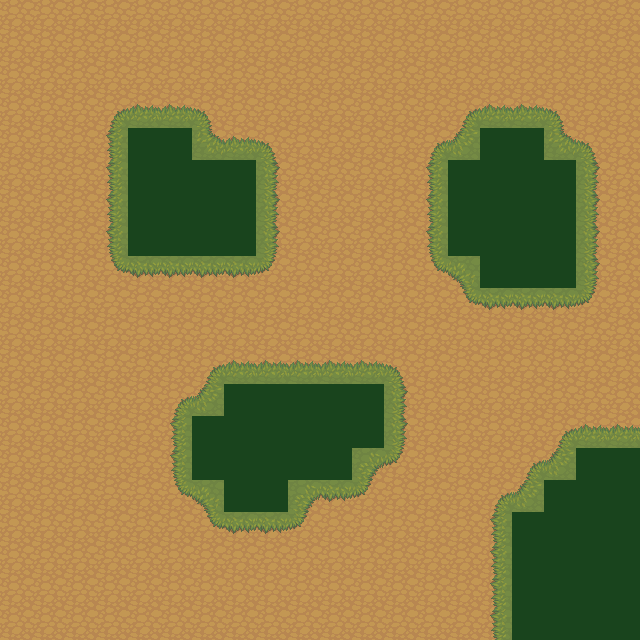

This is a level from a 2D game, rendered from its Tiled map with the project's own tilesets. A one-line summary and the complete map file follow:
An orthogonal 20x20 tile map with 32x32 px tiles, 2 tile layers (dirt, grass), 4 tilesets and 9 objects (4x rock, 3x etrunk, player, eguide).

<map version="1.4" tiledversion="1.4.3" orientation="orthogonal" renderorder="right-down" compressionlevel="0" width="20" height="20" tilewidth="32" tileheight="32" infinite="0" nextlayerid="4" nextobjectid="28">
 <editorsettings>
  <export target="test.json" format="json" />
 </editorsettings>
 <tileset firstgid="1" source="dirt.tsx" />
 <tileset firstgid="19" source="grass.tsx" />
 <tileset firstgid="37" source="rock.tsx" />
 <tileset firstgid="39" source="trunk.tsx" />
 <layer id="1" name="dirt" width="20" height="20">
  <data encoding="csv">
11,11,11,11,11,11,11,11,11,11,11,11,11,11,11,11,11,11,11,11,
11,11,11,11,11,11,11,11,11,11,11,11,11,11,11,11,11,11,11,11,
11,11,11,11,11,11,11,11,11,11,11,11,11,11,11,11,11,11,11,11,
11,11,11,11,11,11,11,11,11,11,11,11,11,11,11,11,11,11,11,11,
11,11,11,11,0,0,11,11,11,11,11,11,11,11,11,0,0,11,11,11,
11,11,11,11,0,0,0,0,11,11,11,11,11,11,0,0,0,0,11,11,
11,11,11,11,0,0,0,0,11,11,11,11,11,11,0,0,0,0,11,11,
11,11,11,11,0,0,0,0,11,11,11,11,11,11,0,0,0,0,11,11,
11,11,11,11,11,11,11,11,11,11,11,11,11,11,11,0,0,0,11,11,
11,11,11,11,11,11,11,11,11,11,11,11,11,11,11,11,11,11,11,11,
11,11,11,11,11,11,11,11,11,11,11,11,11,11,11,11,11,11,11,11,
11,11,11,11,11,11,11,11,11,11,11,11,11,11,11,11,11,11,11,11,
11,11,11,11,11,11,11,0,0,0,0,0,11,11,11,11,11,11,11,11,
11,11,11,11,11,11,0,0,0,0,0,0,11,11,11,11,11,11,11,11,
11,11,11,11,11,11,0,0,0,0,0,11,11,11,11,11,11,11,0,0,
11,11,11,11,11,11,11,0,0,11,11,11,11,11,11,11,11,0,0,0,
11,11,11,11,11,11,11,11,11,11,11,11,11,11,11,11,0,0,0,0,
11,11,11,11,11,11,11,11,11,11,11,11,11,11,11,11,0,0,0,0,
11,11,11,11,11,11,11,11,11,11,11,11,11,11,11,11,0,0,0,0,
11,11,11,11,11,11,11,11,11,11,11,11,11,11,11,11,0,0,0,0
</data>
 </layer>
 <layer id="2" name="grass" width="20" height="20" opacity="0.53">
  <data encoding="csv">
0,0,0,0,0,0,0,0,0,0,0,0,0,0,0,0,0,0,0,0,
0,0,0,0,0,0,0,0,0,0,0,0,0,0,0,0,0,0,0,0,
0,0,0,0,0,0,0,0,0,0,0,0,0,0,0,0,0,0,0,0,
0,0,0,25,26,26,27,0,0,0,0,0,0,0,25,26,26,27,0,0,
0,0,0,28,29,29,23,26,27,0,0,0,0,25,24,29,29,23,27,0,
0,0,0,28,29,29,29,29,30,0,0,0,0,28,29,29,29,29,30,0,
0,0,0,28,29,29,29,29,30,0,0,0,0,28,29,29,29,29,30,0,
0,0,0,28,29,29,29,29,30,0,0,0,0,28,29,29,29,29,30,0,
0,0,0,31,32,32,32,32,33,0,0,0,0,31,21,29,29,29,30,0,
0,0,0,0,0,0,0,0,0,0,0,0,0,0,31,32,32,32,33,0,
0,0,0,0,0,0,0,0,0,0,0,0,0,0,0,0,0,0,0,0,
0,0,0,0,0,0,25,26,26,26,26,26,27,0,0,0,0,0,0,0,
0,0,0,0,0,25,24,29,29,29,29,29,30,0,0,0,0,0,0,0,
0,0,0,0,0,28,29,29,29,29,29,29,30,0,0,0,0,25,26,26,
0,0,0,0,0,28,29,29,29,29,29,20,33,0,0,0,25,24,29,29,
0,0,0,0,0,31,21,29,29,20,32,33,0,0,0,25,24,29,29,29,
0,0,0,0,0,0,31,32,32,33,0,0,0,0,0,28,29,29,29,29,
0,0,0,0,0,0,0,0,0,0,0,0,0,0,0,28,29,29,29,29,
0,0,0,0,0,0,0,0,0,0,0,0,0,0,0,28,29,29,29,29,
0,0,0,0,0,0,0,0,0,0,0,0,0,0,0,28,29,29,29,29
</data>
 </layer>
 <objectgroup id="3" name="scenery1">
  <object id="11" type="rock" gid="37" x="64" y="384" width="32" height="32" />
  <object id="12" type="rock" gid="37" x="320" y="224" width="32" height="32" />
  <object id="13" type="rock" gid="37" x="448" y="384" width="32" height="32" />
  <object id="14" type="rock" gid="37" x="416" y="576" width="32" height="32" />
  <object id="16" type="player" x="160" y="224">
   <point />
  </object>
  <object id="17" type="etrunk" gid="39" x="224" y="480" width="92" height="92">
   <properties>
    <property name="evergreen" type="bool" value="true" />
   </properties>
  </object>
  <object id="18" type="etrunk" gid="39" x="544" y="608" width="92" height="92">
   <properties>
    <property name="evergreen" type="bool" value="false" />
   </properties>
  </object>
  <object id="19" type="etrunk" gid="39" x="576" y="512" width="92" height="92">
   <properties>
    <property name="evergreen" type="bool" value="false" />
   </properties>
  </object>
  <object id="27" type="eguide" x="160" y="96">
   <point />
  </object>
 </objectgroup>
</map>
